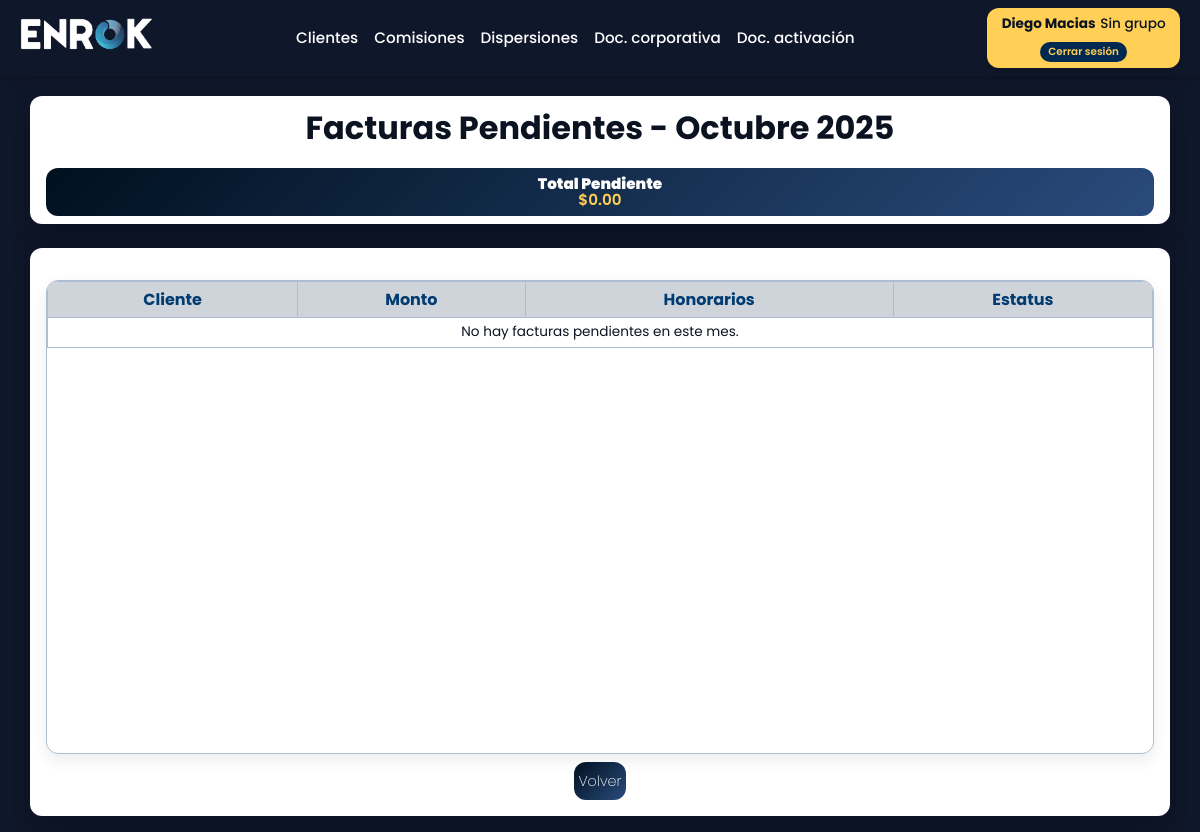
Page /reporte_dispersiones/detalle/?mes=10&anio=2025 (signed in) on the earlier database version.
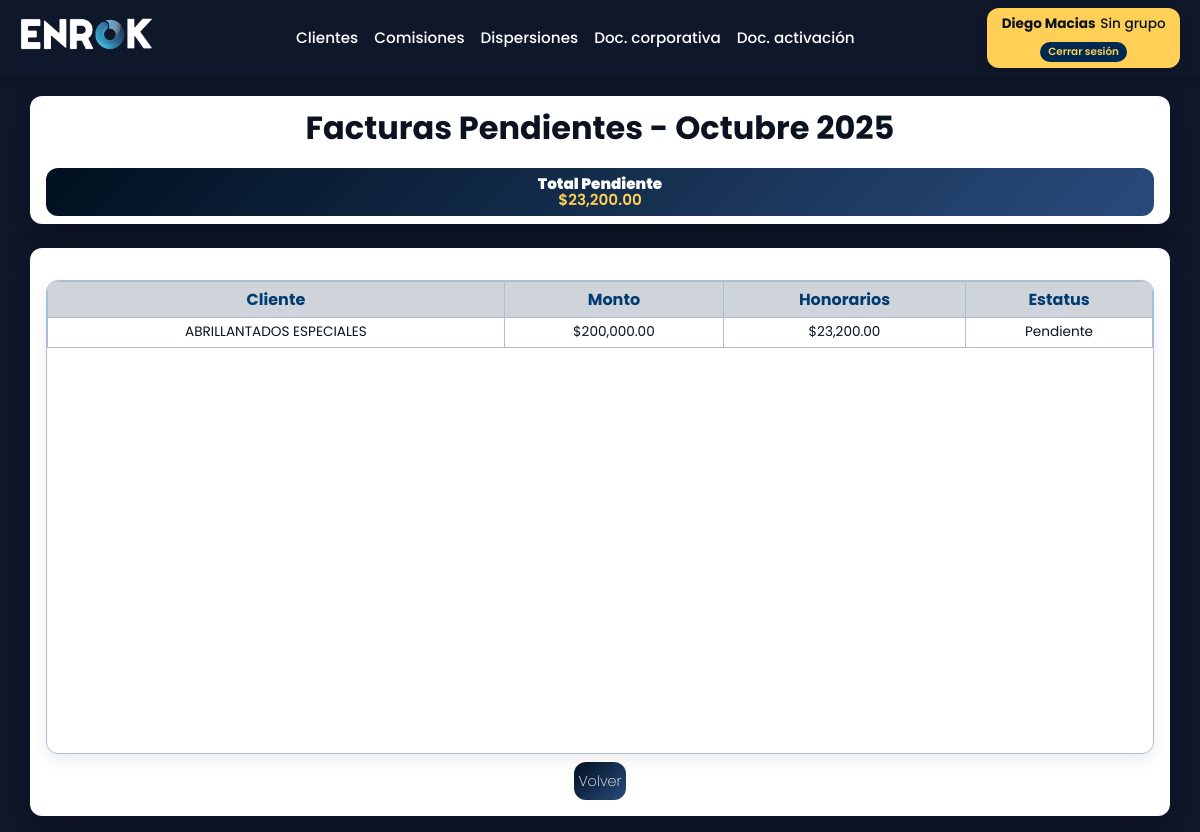
Same page on the later database version.
### dispersiones/models.py (models this page shows, shortened)
class Dispersion(models.Model):
    fecha = models.DateTimeField(default=timezone.now)
    cliente = models.ForeignKey(Cliente, on_delete=models.CASCADE)
    factura = models.CharField(max_length=100)
    num_factura = models.CharField(max_length=100, blank=True, null=True)
    monto = models.DecimalField(max_digits=12, decimal_places=2)
    comision = models.DecimalField(max_digits=12, decimal_places=2, editable=False)
    num_factura_honorarios = models.CharField(max_length=100, blank=True, null=True)
    total_honorarios = models.DecimalField(max_digits=12, decimal_places=2, editable=False)
    estatus_proceso = models.CharField(max_length=50)
    comentarios = models.TextField(blank=True, null=True)
    num_periodo = models.CharField(max_length=50, blank=True, null=True)
    estatus_periodo = models.CharField(max_length=50)
    estatus_pago = models.CharField(max_length=50, default="Pendiente")
    comision_procom = models.DecimalField(max_digits=5, decimal_places=2, editable=False)
    class Meta:
        permissions = [
            ("actualizar_estatus_dispersion", "Puede actualizar estatus de pago en dispersiones"),
        ]

### clientes/models.py (models this page shows, shortened)
class Cliente(models.Model):
    servicio = models.CharField(max_length=100)
    comision_procom = models.FloatField(blank=True, null=True)
    factura = models.CharField(blank=True, null=True)
    nombre = models.CharField(max_length=150)
    tipo_persona = models.CharField(max_length=50)
    utilidad_enrok = models.FloatField(blank=True, null=True)
    comisionista_1 = models.CharField(max_length=100, blank=True, null=True)
    porcentaje_1 = models.FloatField(blank=True, null=True)
    comisionista_2 = models.CharField(max_length=100, blank=True, null=True)
    porcentaje_2 = models.FloatField(blank=True, null=True)
    comisionista_3 = models.CharField(max_length=100, blank=True, null=True)
    porcentaje_3 = models.FloatField(blank=True, null=True)
    comisionista_4 = models.CharField(max_length=100, blank=True, null=True)
    porcentaje_4 = models.FloatField(blank=True, null=True)
    comisionista_5 = models.CharField(max_length=100, blank=True, null=True)
    porcentaje_5 = models.FloatField(blank=True, null=True)
    comisionista_6 = models.CharField(max_length=100, blank=True, null=True)
    porcentaje_6 = models.FloatField(blank=True, null=True)
    comisionista_7 = models.CharField(max_length=100, blank=True, null=True)
    porcentaje_7 = models.FloatField(blank=True, null=True)
    comisionista_8 = models.CharField(max_length=100, blank=True, null=True)
    porcentaje_8 = models.FloatField(blank=True, null=True)
    comisionista_9 = models.CharField(max_length=100, blank=True, null=True)
    porcentaje_9 = models.FloatField(blank=True, null=True)
    fecha_registro = models.DateTimeField(auto_now_add=True)
    usuario = models.OneToOneField(User, on_delete=models.CASCADE, related_name='cliente_asociado')

### core/views.py (the view)
# urls.py: path('reporte_dispersiones/detalle/', reporte_detalle_dispersiones, name='reporte_detalle_dispersiones'),
def reporte_detalle_dispersiones(request):
    mes = int(request.GET.get('mes'))
    anio = int(request.GET.get('anio'))
    dispersiones = Dispersion.objects.filter(
        fecha__month=mes,
        fecha__year=anio,
        estatus_pago__in=["Pendiente", "Parcial"]
    ).order_by('cliente__nombre')
    mes_nombre = MESES_ES.get(mes, "")
    total_pendiente = dispersiones.aggregate(total=Sum('total_honorarios'))['total'] or 0
    return render(request, 'reporte/reporte_detalle.html', {
        'dispersiones': dispersiones,
        'mes': mes,
        'anio': anio,
        'mes_nombre': mes_nombre,
        'total_pendiente': total_pendiente,
    })

### core/templates/reporte/reporte_detalle.html (shortened to what this page needs)
{% extends 'base_listar.html' %}
{% load humanize %}
{% block title_filters %}
  <div class="card-top">
    <h1>Facturas Pendientes - {{ mes_nombre }} {{ anio }}</h1>
    <div class="pendiente-box">
      <div>
        <h2>Total Pendiente</h2>
        <strong class="monto">${{ total_pendiente|floatformat:2|intcomma }}</strong>
      </div>
    </div>
  </div>
{% endblock %}
{% block content %}
  <div class="card">
    <div class="table-container">
      <table>
        <tr>
          <th>Cliente</th>
          <th>Monto</th>
          <th>Honorarios</th>
          <th>Estatus</th>
        </tr>
        {% for d in dispersiones %}
        <tr>
          <td>{{ d.cliente.nombre }}</td>
          <td>${{ d.monto|floatformat:2|intcomma }}</td>
          <td>${{ d.total_honorarios|floatformat:2|intcomma }}</td>
          <td>{{ d.estatus_pago }}</td>
        </tr>
        {% empty %}
        <tr>
          <td colspan="4" style="text-align:center;">No hay facturas pendientes en este mes.</td>
        </tr>
        {% endfor %}
      </table>
    </div>
    <div style="margin-top: .5rem; text-align:center;">
      <a href="{% url 'reporte_dispersiones' %}" class="btn filtro_pagado">Volver</a>
    </div>
  </div>
{% endblock %}

Differences in the rows shown:
added Dispersion: cliente.nombre "ABRILLANTADOS ESPECIALES", monto "200,000.00", total_honorarios "23,200.00", estatus_pago "Pendiente"
Other differences:
{{ total_pendiente|floatformat:2|intcomma }}: "0.00" → "23,200.00"
text no longer shown: "No hay facturas pendientes en este mes."
